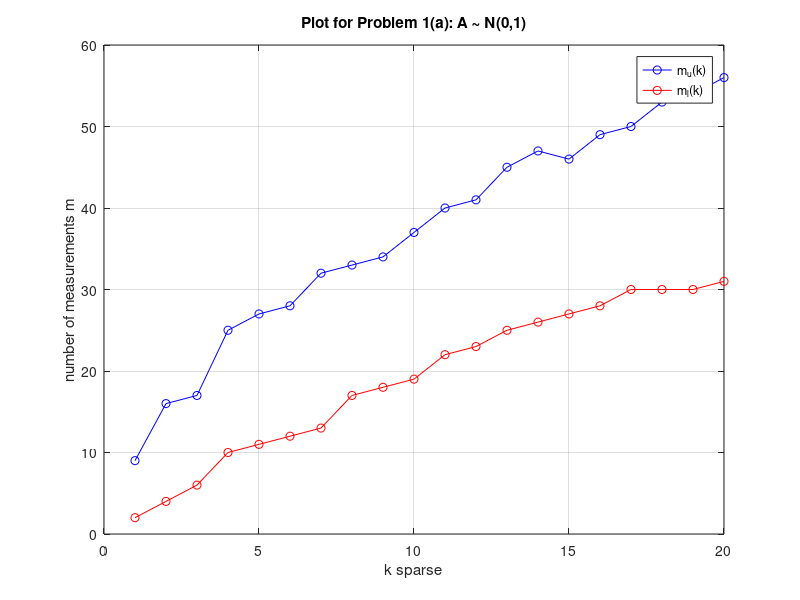
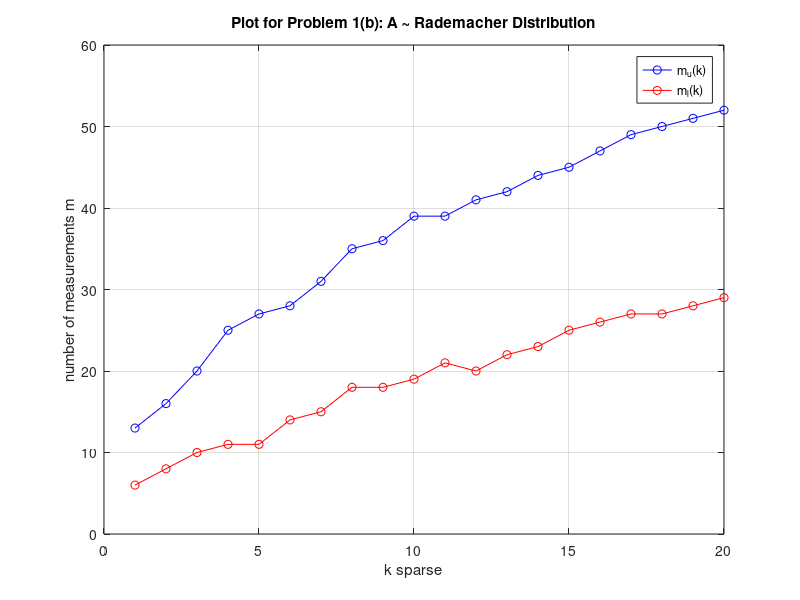
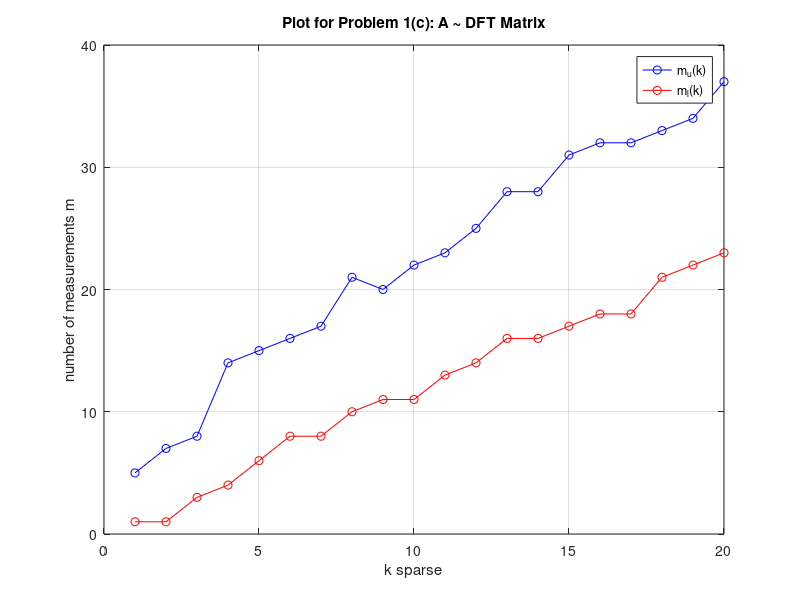
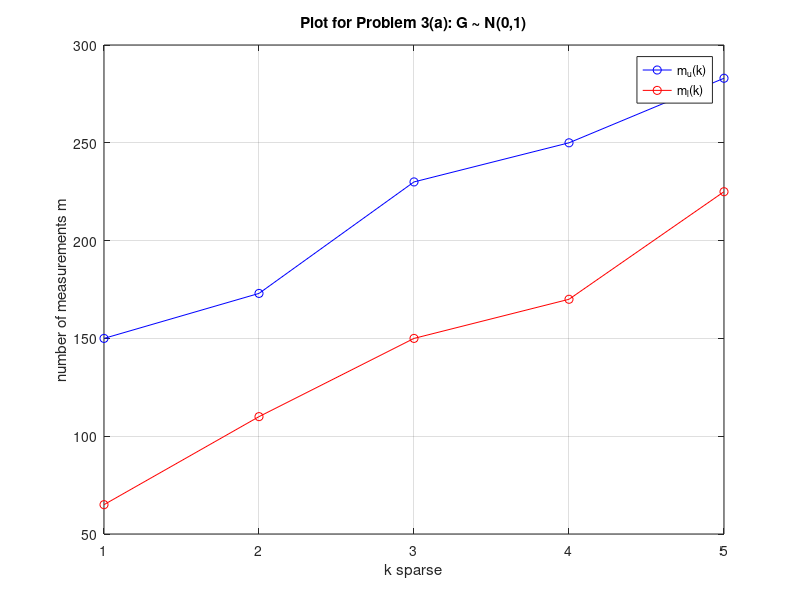

Write the MATLAB code that produced these figures, in order.
%% P1a
mu = [9,16,17,25,27,28,32,33,34,37,40,41,45,47,46,49,50,53,54,56];
ml = [2,4,6,10,11,12,13,17,18,19,22,23,25,26,27,28,30,30,30,31];
k = 1:1:20;
figure
plot(k,mu,'b-o')
hold on
grid on
plot(k,ml,'r-o')
legend('m_u(k)','m_l(k)');
title('Plot for Problem 1(a): A ~ N(0,1)');
xlabel('k sparse');
ylabel('number of measurements m');

%% P1b
mu = [13,16,20,25,27,28,31,35,36,39,39,41,42,44,45,47,49,50,51,52];
ml = [6,8,10,11,11,14,15,18,18,19,21,20,22,23,25,26,27,27,28,29];
k = 1:1:20;
figure
plot(k,mu,'b-o')
hold on
grid on
plot(k,ml,'r-o')
legend('m_u(k)','m_l(k)');
title('Plot for Problem 1(b): A ~ Rademacher Distribution');
xlabel('k sparse');
ylabel('number of measurements m');

%% P1c
mu = [5,7,8,14,15,16,17,21,20,22,23,25,28,28,31,32,32,33,34,37];
ml = [1,1,3,4,6,8,8,10,11,11,13,14,16,16,17,18,18,21,22,23];
k = 1:1:20;
figure
plot(k,mu,'b-o')
hold on
grid on
plot(k,ml,'r-o')
legend('m_u(k)','m_l(k)');
title('Plot for Problem 1(c): A ~ DFT Matrix');
xlabel('k sparse');
ylabel('number of measurements m');

%% P3a
mu = [150,173,230,250,283];
ml = [65,110,150,170,225];
k = 1:1:5;
figure
plot(k,mu,'b-o')
hold on
grid on
plot(k,ml,'r-o')
legend('m_u(k)','m_l(k)');
title('Plot for Problem 3(a): G ~ N(0,1)');
xlabel('k sparse');
ylabel('number of measurements m');
%% P3b
mu = [140,150,200,235,255];
ml = [50,100,141,166,210];
k = 1:1:5;
figure
plot(k,mu,'b-o')
hold on
grid on
plot(k,ml,'r-o')
legend('m_u(k)','m_l(k)');
title('Plot for Problem 3(b): G ~ Radematcher Distribution');
xlabel('k sparse');
ylabel('number of measurements m');
